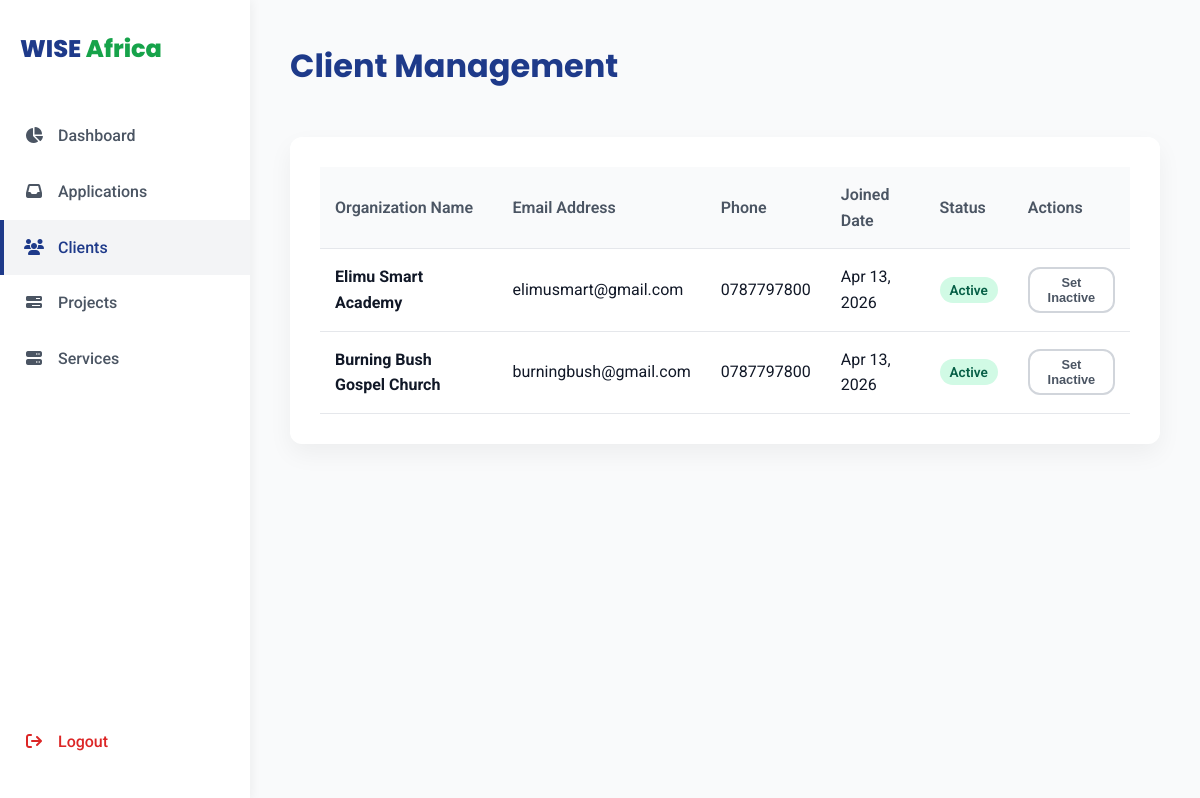
Page /admin/clients.php (signed in) on the committed database.
### tables this page shows
CREATE TABLE `clients` (
  `id` int(11) NOT NULL,
  `organization_name` varchar(255) NOT NULL,
  `email` varchar(255) NOT NULL,
  `phone` varchar(50) NOT NULL,
  `password` varchar(255) NOT NULL,
  `status` enum('active','inactive') DEFAULT 'active',
  `created_at` timestamp NOT NULL DEFAULT CURRENT_TIMESTAMP
);

### admin/clients.php (the view, shortened to what this page needs)
<?php
require_once '../includes/db.php';
$clients = $conn->query("SELECT * FROM clients ORDER BY created_at DESC");
?>
<!DOCTYPE html>
<html lang="en">
<head>
    <link rel="stylesheet" href="https://cdnjs.cloudflare.com/ajax/libs/font-awesome/6.4.0/css/all.min.css">
    <link rel="stylesheet" href="../assets/css/style.css">
</head>
<body>
    <div class="admin-layout">
        <?php include 'sidebar.php'; ?>
        <main class="main-content">
            <div class="topbar fade-in">
                <h1>Client Management</h1>
            </div>
            <div class="card fade-in">
                <table>
                    <thead>
                        <tr>
                            <th>Organization Name</th>
                            <th>Email Address</th>
                            <th>Phone</th>
                            <th>Joined Date</th>
                            <th>Status</th>
                            <th>Actions</th>
                        </tr>
                    </thead>
                    <tbody>
                        <?php if ($clients->num_rows > 0): ?>
                            <?php while($row = $clients->fetch_assoc()): ?>
                                <tr>
                                    <td><strong><?php echo htmlspecialchars($row['organization_name']); ?></strong></td>
                                    <td><?php echo htmlspecialchars($row['email']); ?></td>
                                    <td><?php echo htmlspecialchars($row['phone']); ?></td>
                                    <td><?php echo date('M j, Y', strtotime($row['created_at'])); ?></td>
                                    <td>
                                        <span class="badge badge-<?php echo $row['status']; ?>"><?php echo ucfirst($row['status']); ?></span>
                                    </td>
                                    <td>
                                        <?php $toggleStatus = ($row['status'] == 'active') ? 'inactive' : 'active'; ?>
                                        <form action="clients.php" method="POST" style="display:inline;">
                                            <button type="submit" class="btn btn-outline" style="padding: 6px 12px; font-size: 0.8rem; color: #4B5563; border-color: #D1D5DB;">
                                                Set <?php echo ucfirst($toggleStatus); ?>
                                            </button>
                                        </form>
                                    </td>
                                </tr>
                            <?php endwhile; ?>
                        <?php else: ?>
                            <tr><td colspan="6" style="text-align: center; padding: 30px;">No clients found.</td></tr>
                        <?php endif; ?>
                    </tbody>
                </table>
            </div>
        </main>
    </div>
</body>
</html>

### assets/css/style.css (style rules this page uses)
:root { --primary-blue: #1E3A8A; --secondary-green: #16A34A; --light-bg: #F9FAFB; --dark-text: #111827; --accent: #2563EB; --white: #FFFFFF; --border-radius: 12px; --box-shadow: 0 10px 25px rgba(0, 0, 0, 0.05); --hover-shadow: 0 15px 35px rgba(0, 0, 0, 0.1); --transition-speed: 0.3s; }
* { margin: 0; padding: 0; box-sizing: border-box; }
html { scroll-behavior: smooth; }
body { font-family: 'Roboto', 'Open Sans', sans-serif; color: var(--dark-text); background-color: var(--light-bg); line-height: 1.6; }
h1, h2, h3, h4, h5, h6 { font-family: 'Poppins', 'Montserrat', sans-serif; font-weight: 700; margin-bottom: 1rem; color: var(--primary-blue); }
.btn { display: inline-block; padding: 12px 28px; border-radius: var(--border-radius); font-weight: 600; text-align: center; cursor: pointer; transition: all var(--transition-speed); border: none; }
.btn-outline { background-color: transparent; border: 2px solid var(--white); color: var(--white); }
.fade-in { opacity: 0; animation: fadeIn ease-in 1; animation-fill-mode: forwards; animation-duration: 0.8s; }

### admin/clients.php (style rules this page uses)
.admin-layout { display: flex; min-height: 100vh; background: var(--light-bg); }
.main-content { flex: 1; padding: 40px; overflow-y: auto; }
.topbar { display: flex; justify-content: space-between; align-items: center; margin-bottom: 30px; }
.card { background: var(--white); padding: 30px; border-radius: var(--border-radius); box-shadow: var(--box-shadow); overflow-x: auto; }
table { width: 100%; border-collapse: collapse; min-width: 800px; }
th, td { padding: 15px; text-align: left; border-bottom: 1px solid #E5E7EB; }
th { font-weight: 600; color: #4B5563; background: #F9FAFB; }
.badge { padding: 5px 10px; border-radius: 20px; font-size: 0.85rem; font-weight: 600; }
.badge-active { background: #D1FAE5; color: #065F46; }

### rows in the picture
clients: organization_name "Elimu Smart Academy", email "elimusmart@gmail.com", phone "0787797800", created_at "Apr 13, 2026", status "Active", status "Inactive"
clients: organization_name "Burning Bush Gospel Church", email "burningbush@gmail.com", phone "0787797800", created_at "Apr 13, 2026", status "Active", status "Inactive"
